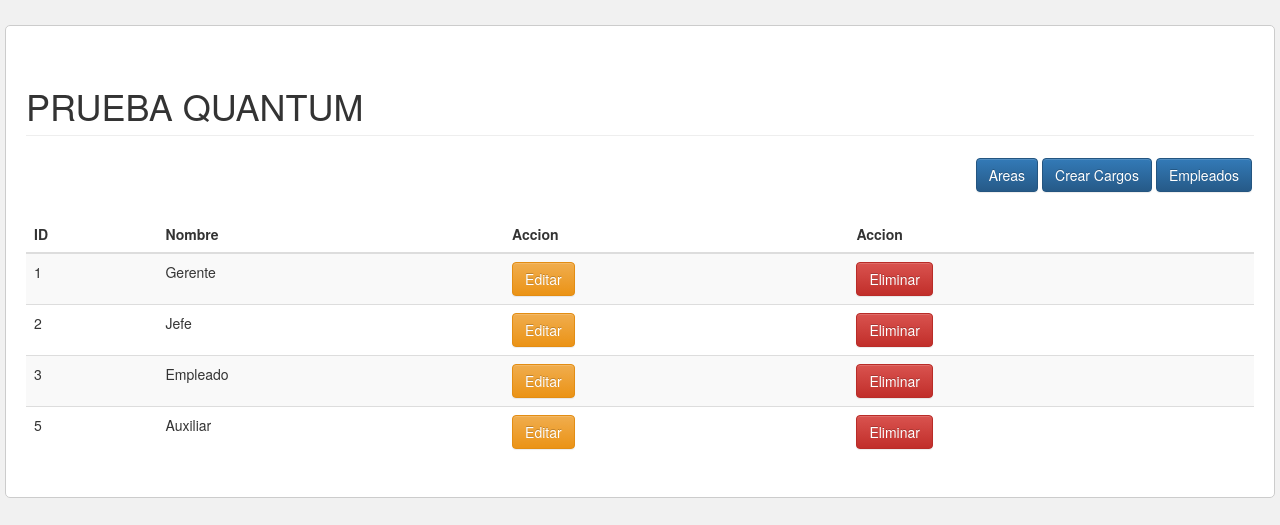
The page /?o=cargo on the database its author committed.
### tables this page shows
CREATE TABLE `cargo` (
  `id_cargo` int(11) NOT NULL,
  `nombre` varchar(50) NOT NULL
);

### Controller/cargoController.php (called while the page is built, shortened)
<?php
require_once './Model/Cargo.php';
class cargoController
{
    public function __CONSTRUCT()
    {
        $this->model = new cargo();
    }
    public function IndexCargo()
    {
        require_once './Views/header.php';
        require_once './Views/cargo/cargo.php';
    }
}

### Model/database.php (called while the page is built)
<?php
class Database
{
    public static function Conectar()
    {
        $pdo = new PDO('mysql:host=localhost;dbname=quantum', 'root', '');
        $pdo->setAttribute(PDO::ATTR_ERRMODE, PDO::ERRMODE_EXCEPTION);
        return $pdo;
    }
}

### Model/Cargo.php (called while the page is built, shortened)
<?php
class cargo
{
    private $pdo;
    public function __construct()
    {
        try {
            $this->pdo = Database::Conectar();
        } catch (Exception $e) {
            die($e->getMessage());
        }
    }
    public function listar()
    {
        try {
            $stm = $this->pdo->prepare("SELECT * FROM cargo");
            $stm->execute();
            return $stm->fetchAll(PDO::FETCH_OBJ);
        } catch (Exception $e) {
            die($e->getMessage());
        }
    }
}

### Views/cargo/cargo.php (the view, shortened to what this page needs)
<a class="btn btn-primary pull-right" href="?c=empleado" style="margin: 2px">Empleados</a>
<a class="btn btn-primary pull-right" href="?o=car&a=Crud" style="margin: 2px">Crear Cargos</a>
<a class="btn btn-primary pull-right" href="?r=area" style="margin: 2px">Areas</a>
<br><br><br>
<table class="table  table-striped  table-hover" id="tabla">
    <thead>
        <tr>
            <th>ID</th>
            <th>Nombre</th>
            <th>Accion</th>
            <th>Accion</th>
        </tr>
    </thead>
    <tbody>
        <?php foreach ($this->model->Listar() as $dato) : ?>
            <tr>
                <td><?php echo $dato->id_cargo; ?></td>
                <td><?php echo $dato->nombre; ?></td>
                <td>
                    <a class="btn btn-warning" href="?o=car&a=Crud&id=<?php echo $dato->id_cargo; ?>">Editar</a>
                </td>
                <td>
                    <a class="btn btn-danger" onclick="javascript:return confirm('¿Seguro de eliminar este registro?');" href="?o=car&a=Eliminar&id=<?php echo $dato->id_cargo; ?>">Eliminar</a>
                </td>
            </tr>
        <?php endforeach; ?>
    </tbody>
</table>
</body>
</html>

### Views/header.php (style rules this page uses)
body { margin:0; padding:0; background-color:#f1f1f1; }

### rows shown on the page
cargo: id_cargo "1", nombre "Gerente"
cargo: id_cargo "2", nombre "Jefe"
cargo: id_cargo "3", nombre "Empleado"
cargo: id_cargo "5", nombre "Auxiliar"
